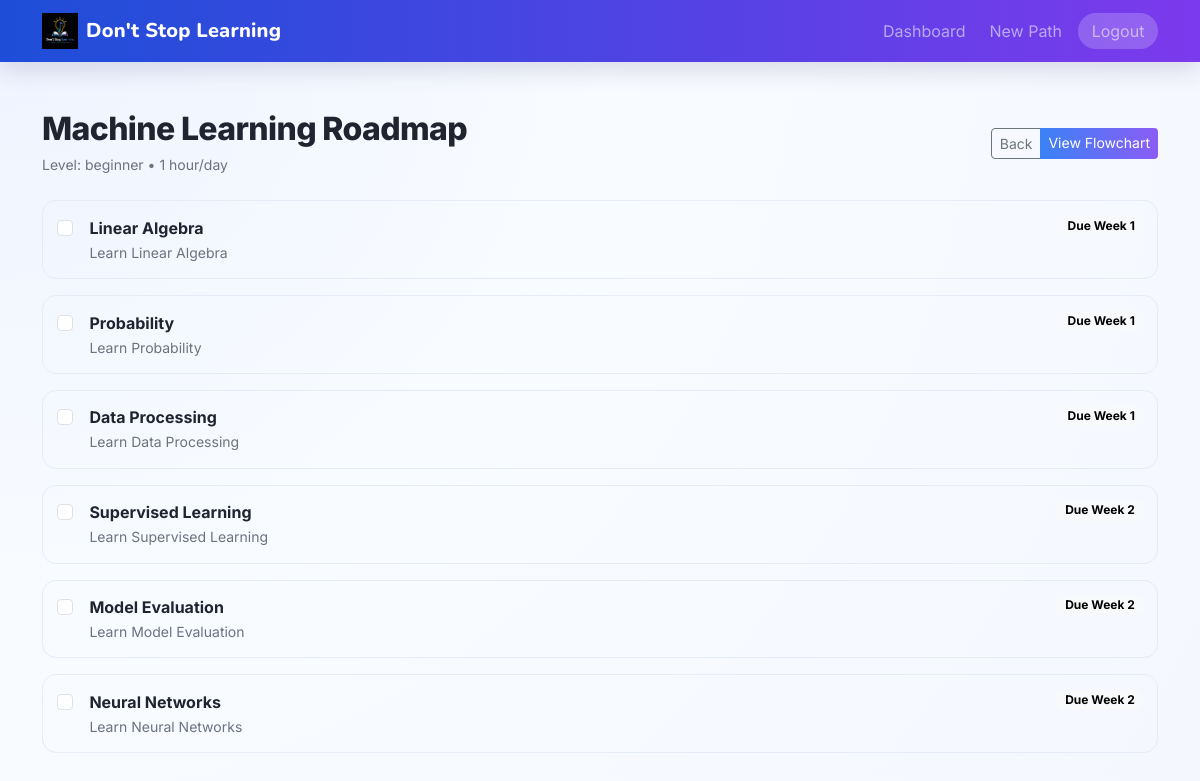
Screenshot of /roadmap/5 (signed in) with the database file from the repository.
### app/models.py (models this page shows)
class Roadmap(db.Model):
    id = db.Column(db.Integer, primary_key=True)
    skill = db.Column(db.String(50), nullable=False)
    level = db.Column(db.String(20), nullable=False)      # beginner, intermediate, advanced
    goal = db.Column(db.Text, nullable=False)
    time_per_day = db.Column(db.String(20), nullable=False) # e.g. "1 hour", "2 hours"
    created_at = db.Column(db.DateTime, default=datetime.utcnow)
    user_id = db.Column(db.Integer, db.ForeignKey('user.id'), nullable=False)
    tasks = db.relationship('Task', backref='roadmap', lazy=True, order_by="Task.order")

class Task(db.Model):
    id = db.Column(db.Integer, primary_key=True)
    title = db.Column(db.String(100), nullable=False)
    description = db.Column(db.Text, nullable=True)
    order = db.Column(db.Integer, nullable=False)
    is_completed = db.Column(db.Boolean, default=False)
    due_date = db.Column(db.String(30), nullable=True)    # "Week 1, Day 3"
    roadmap_id = db.Column(db.Integer, db.ForeignKey('roadmap.id'), nullable=False)

### app/learning/routes.py (the view)
@learning.route('/roadmap/<int:roadmap_id>')
@login_required
def view_roadmap(roadmap_id):
    roadmap = Roadmap.query.get_or_404(roadmap_id)
    if roadmap.user_id != current_user.id:
        flash('Access denied.', 'danger')
        return redirect(url_for('main.dashboard'))
    tasks = Task.query.filter_by(roadmap_id=roadmap.id).order_by(Task.order).all()
    return render_template('learning/roadmap.html', roadmap=roadmap, tasks=tasks)

### app/models.py (called while the page is built)
@login_manager.user_loader
def load_user(user_id):
    return User.query.get(int(user_id))

### app/templates/learning/roadmap.html
{% extends "base.html" %}
{% block content %}
<div class="d-flex flex-wrap justify-content-between align-items-center mb-4 gap-3">
    <div>
        <h2 class="section-title mb-1">{{ roadmap.skill }} Roadmap</h2>
        <small class="text-muted">Level: {{ roadmap.level }} • {{ roadmap.time_per_day }}/day</small>
    </div>
    <div class="btn-group">
        <a href="{{ url_for('main.dashboard') }}" class="btn btn-outline-secondary btn-sm">Back</a>
        <a href="{{ url_for('learning.roadmap_flowchart', roadmap_id=roadmap.id) }}" class="btn btn-primary btn-sm">View Flowchart</a>
    </div>
</div>
<div class="d-grid gap-3">
    {% for task in tasks %}
    <div class="roadmap-item task-item {% if task.is_completed %}completed{% endif %}" id="task-{{ task.id }}">
        <div class="d-flex justify-content-between align-items-start gap-3">
            <div class="d-flex align-items-start">
                <input type="checkbox" class="form-check-input me-3 mt-1 task-checkbox" data-task-id="{{ task.id }}" {% if task.is_completed %}checked{% endif %}>
                <div>
                    <strong class="d-block">{{ task.title }}</strong>
                    <small class="text-muted">{{ task.description }}</small>
                </div>
            </div>
            <span class="badge text-bg-light">Due {{ task.due_date }}</span>
        </div>
    </div>
    {% else %}
    <p class="text-muted">No tasks found. Something went wrong.</p>
    {% endfor %}
</div>
{% endblock %}

### app/static/css/style.css (style rules this page uses)
:root { --bg: #f5f7ff; --surface: #ffffff; --text: #1f2430; --muted: #6b7280; --brand-1: #3b82f6; --brand-2: #8b5cf6; --ok: #10b981; --ring: rgba(59, 130, 246, 0.2); }
body { font-family: "Inter", system-ui, -apple-system, "Segoe UI", Roboto, Arial; background: radial-gradient( circle at 0% 0%, #eef4ff 0, #f8fbff 42%, var(--bg) 100% ); color: var(--text); }
.btn-primary { border: none; background-image: linear-gradient(90deg, var(--brand-1), var(--brand-2)); }
.section-title { font-weight: 800; letter-spacing: -0.02em; }
.text-muted { color: var(--muted) !important; }
.roadmap-item { border: 1px solid #e6ebf8; border-radius: 14px; padding: 0.9rem; transition: all 0.2s ease; }

### rows the page displays
Roadmap: skill "Machine Learning", level "beginner", time_per_day "1 hour"
Task: title "Linear Algebra", description "Learn Linear Algebra", due_date "Week 1"
Task: title "Probability", description "Learn Probability", due_date "Week 1"
Task: title "Data Processing", description "Learn Data Processing", due_date "Week 1"
Task: title "Supervised Learning", description "Learn Supervised Learning", due_date "Week 2"
Task: title "Model Evaluation", description "Learn Model Evaluation", due_date "Week 2"
Task: title "Neural Networks", description "Learn Neural Networks", due_date "Week 2"
